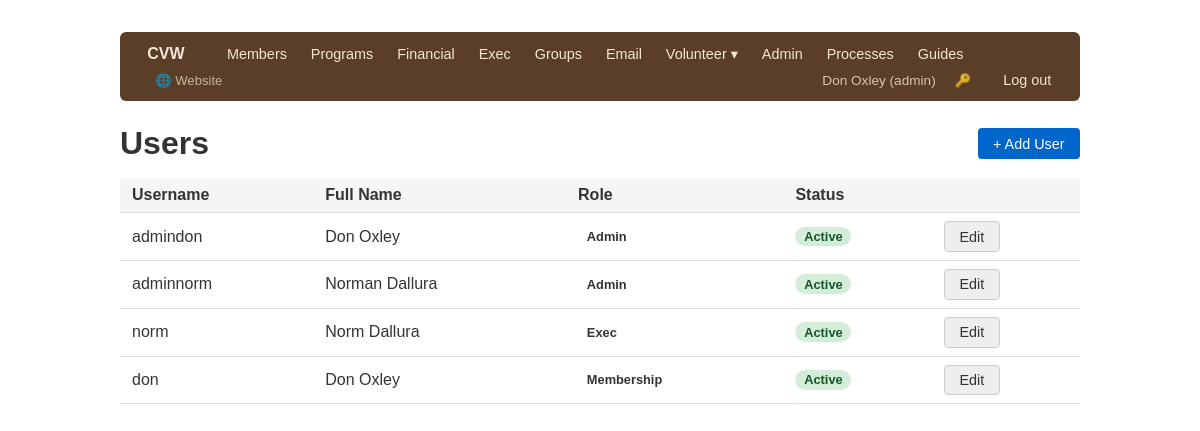
Page /admin/users (signed in) on the committed database.
### app/models/user.py (models this page shows, shortened)
class User(Base):
    __tablename__ = "users"
    id = Column(Integer, primary_key=True, index=True)
    username = Column(String, unique=True, nullable=False, index=True)
    full_name = Column(String, nullable=False)
    role = Column(String, nullable=False)       # see ROLES
    hashed_password = Column(String, nullable=False)
    active = Column(Boolean, default=True)
    must_change_password = Column(Boolean, default=False)
    member_id = Column(Integer, ForeignKey("members.id"), nullable=True)
    created_at = Column(DateTime, server_default=func.now())
    member = relationship("Member", backref="user_account")

### app/routers/admin_console.py (the view)
@router.get("/users", response_class=HTMLResponse)
def user_list(request: Request, _=auth, db: Session = Depends(get_db)):
    users = db.query(User).order_by(User.role, User.username).all()
    return templates.TemplateResponse("admin/users.html", {
        "request": request, "users": users
    })

### app/templates/admin/users.html (shortened to what this page needs)
{% extends "base.html" %}
{% block content %}
<div style="display:flex; justify-content:space-between; align-items:center; margin-bottom:1rem">
    <h1 style="margin:0">Users</h1>
    <a href="/admin/users/new" class="btn btn-primary">+ Add User</a>
</div>
<table>
    <thead>
        <tr>
            <th>Username</th>
            <th>Full Name</th>
            <th>Role</th>
            <th>Status</th>
            <th></th>
        </tr>
    </thead>
    <tbody>
        {% for u in users %}
        <tr>
            <td>{{ u.username }}</td>
            <td>{{ u.full_name }}</td>
            <td><span class="badge badge-{{ u.role }}">{{ u.role|title }}</span></td>
            <td>
                {% if u.active %}
                <span class="badge badge-active">Active</span>
                {% else %}
                <span class="badge badge-former">Inactive</span>
                {% endif %}
            </td>
            <td><a href="/admin/users/{{ u.id }}/edit" class="btn btn-secondary">Edit</a></td>
        </tr>
        {% endfor %}
    </tbody>
</table>
{% endblock %}

### app/templates/base.html (shortened to what this page needs)
<!DOCTYPE html>
<html lang="en">
<head>
</head>
<body>
<nav>
    <a href="/" class="nav-brand" style="text-decoration:none">CVW</a>
    {% if request.state.user %}
        {% set role = request.state.user.role %}
        {% if role in ['admin', 'exec', 'membership'] %}
            <a href="/members/">Members</a>
        {% endif %}
        {% if role in ['admin', 'exec', 'program'] %}
            <a href="/programs/">Programs</a>
        {% endif %}
        {% if role in ['admin', 'financial'] %}
            <a href="/financial/">Financial</a>
        {% endif %}
        {% if role in ['admin', 'exec'] %}
            <a href="/exec/">Exec</a>
        {% endif %}
        {% if role in ['admin', 'membership'] %}
            <a href="/groups/">Groups</a>
            <a href="/email/">Email</a>
        {% endif %}
        {% if role in ['admin', 'librarian'] %}
        <div class="nav-dropdown">
            <a href="#">Volunteer ▾</a>
        </div>
        {% endif %}
        {% if role == 'admin' %}
            <a href="/admin/">Admin</a>
        {% endif %}
        <a href="/processes/">Processes</a>
        <a href="/guides/">Guides</a>
        <a href="/site/" style="margin-left:0.5rem; opacity:0.7; font-size:0.82rem">🌐 Website</a>
        <div class="nav-right">
            <span class="nav-user">{{ request.state.user.full_name }} ({{ role }})</span>
            <a href="/change-password" title="Change password" style="font-size:0.82rem; opacity:0.8">🔑</a>
            <a href="/logout">Log out</a>
        </div>
    {% else %}
        <div class="nav-right"><a href="/login">Log in</a></div>
    {% endif %}
</nav>
{% block content %}{% endblock %}
</body>
</html>

### app/templates/base.html (style rules this page uses)
body { font-family: sans-serif; max-width: 960px; margin: 2rem auto; padding: 0 1rem; color: #333; }
nav { margin-bottom: 1.5rem; background: #5a3e28; padding: 0.5rem 1rem; border-radius: 6px; display: flex; align-items: center; gap: 0; flex-wrap: wrap; }
nav .nav-brand { color: #f5e6d3; font-weight: 700; font-size: 1rem; margin-right: 1.25rem; }
nav a { margin-right: 0.1rem; text-decoration: none; color: #f5e6d3; font-size: 0.9rem; padding: 0.3rem 0.7rem; border-radius: 4px; }
nav .nav-right { margin-left: auto; display: flex; align-items: center; gap: 0.5rem; }
.nav-dropdown { position: relative; display: inline-block; }
.nav-dropdown > a { margin-right: 0.1rem; }
nav .nav-user { color: #d9c4b0; font-size: 0.85rem; }
table { width: 100%; border-collapse: collapse; }
th, td { text-align: left; padding: 0.5rem 0.75rem; border-bottom: 1px solid #ddd; }
th { background: #f5f5f5; font-weight: 600; }
.btn { display: inline-block; padding: 0.4rem 0.9rem; border-radius: 4px; text-decoration: none; font-size: 0.9rem; border: 1px solid transparent; cursor: pointer; }
.btn-primary { background: #0066cc; color: white; }
.btn-secondary { background: #eee; color: #333; border-color: #ccc; }
h1 { margin-bottom: 1rem; }
.badge { display: inline-block; padding: 0.15rem 0.55rem; border-radius: 10px; font-size: 0.8rem; font-weight: 600; }
.badge-active { background: #d4edda; color: #155724; }

### rows in the picture
User: state.user.full_name "Don Oxley", role "admin", username "admindon", full_name "Don Oxley", role "Admin", active "Active"
User: username "adminnorm", full_name "Norman Dallura", role "Admin", active "Active"
User: username "norm", full_name "Norm Dallura", role "Exec", active "Active"
User: username "don", full_name "Don Oxley", role "Membership", active "Active"
